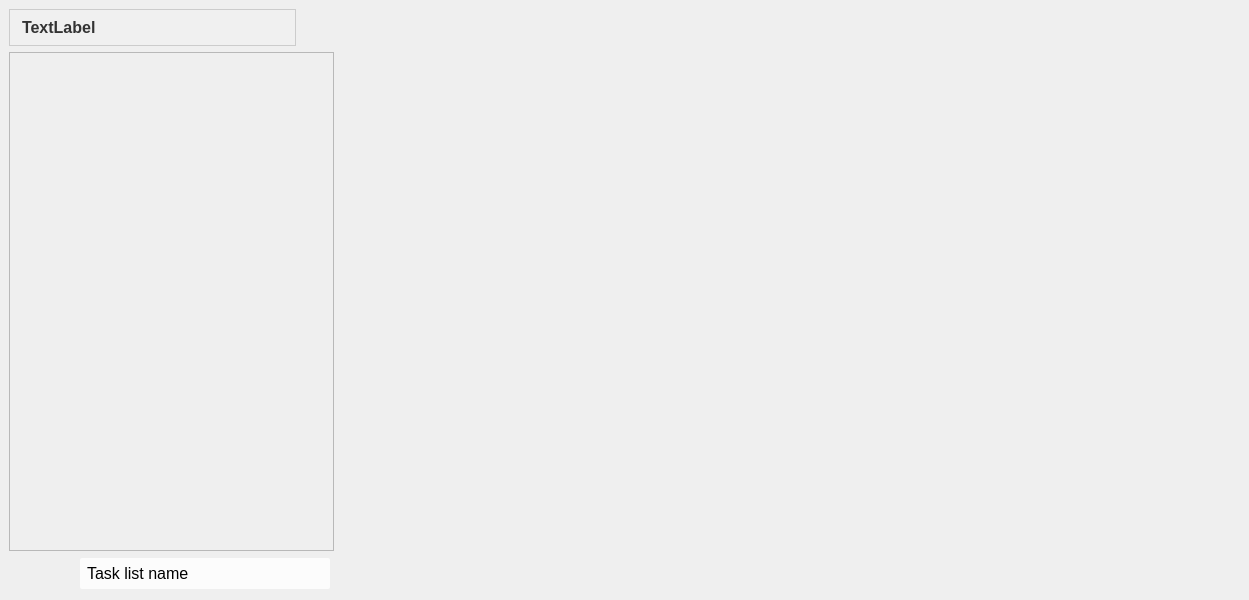
<?xml version="1.0" encoding="UTF-8"?>
<ui version="4.0">
 <class>MainWindow</class>
 <widget class="QMainWindow" name="MainWindow">
  <property name="geometry">
   <rect>
    <x>0</x>
    <y>0</y>
    <width>1202</width>
    <height>600</height>
   </rect>
  </property>
  <property name="windowTitle">
   <string>MainWindow</string>
  </property>
  <property name="windowIcon">
   <iconset resource="im.qrc">
    <normaloff>:/images/logo.png</normaloff>:/images/logo.png</iconset>
  </property>
  <widget class="QWidget" name="centralwidget">
   <layout class="QHBoxLayout" name="horizontalLayout_2">
    <item>
     <layout class="QVBoxLayout" name="verticalLayout">
      <property name="sizeConstraint">
       <enum>QLayout::SetDefaultConstraint</enum>
      </property>
      <item>
       <layout class="QHBoxLayout" name="horizontalLayout_3">
        <item>
         <widget class="QLabel" name="label">
          <property name="styleSheet">
           <string notr="true">QLabel {
    background-color: #f0f0f0; /* Background color */
    color: #333333; /* Text color */
    border: 1px solid #cccccc; /* Border with light gray color */
    padding: 8px; /* Padding inside the label */
    font-size: 16px; /* Font size */
    font-weight: bold; /* Bold text */
    text-align: center; /* Text alignment */
}

QLabel:hover {
    background-color: #e0e0e0; /* Darker background color on hover */
}

QLabel::disabled {
    background-color: #f5f5f5; /* Lighter background color when disabled */
    color: #999999; /* Lighter text color when disabled */
    border: 1px solid #dddddd; /* Lighter border when disabled */
}
</string>
          </property>
          <property name="text">
           <string>TextLabel</string>
          </property>
         </widget>
        </item>
        <item>
         <widget class="QPushButton" name="pushButton">
          <property name="minimumSize">
           <size>
            <width>32</width>
            <height>32</height>
           </size>
          </property>
          <property name="maximumSize">
           <size>
            <width>32</width>
            <height>32</height>
           </size>
          </property>
          <property name="styleSheet">
           <string notr="true">QPushButton {
    background-color:rgba(255, 255, 255, 0); /* Sets the background color */
    color: white; /* Sets the text color */
    border-radius: 2px; /* Rounds the corners */
    padding: 9px; /* Adds padding */
    font-size: 14px; /* Sets the font size */
}

QPushButton:hover {
    background-color: rgba(255, 255, 255, 150); /* Changes background color on hover */
}
</string>
          </property>
          <property name="text">
           <string/>
          </property>
          <property name="icon">
           <iconset resource="im.qrc">
            <normaloff>:/images/logout.png</normaloff>:/images/logout.png</iconset>
          </property>
          <property name="iconSize">
           <size>
            <width>30</width>
            <height>30</height>
           </size>
          </property>
         </widget>
        </item>
       </layout>
      </item>
      <item>
       <widget class="QScrollArea" name="scrollArea">
        <property name="minimumSize">
         <size>
          <width>325</width>
          <height>0</height>
         </size>
        </property>
        <property name="maximumSize">
         <size>
          <width>300</width>
          <height>16777215</height>
         </size>
        </property>
        <property name="widgetResizable">
         <bool>true</bool>
        </property>
        <widget class="QWidget" name="scrollAreaWidgetContents">
         <property name="geometry">
          <rect>
           <x>0</x>
           <y>0</y>
           <width>323</width>
           <height>477</height>
          </rect>
         </property>
        </widget>
       </widget>
      </item>
      <item>
       <layout class="QHBoxLayout" name="horizontalLayout">
        <property name="sizeConstraint">
         <enum>QLayout::SetDefaultConstraint</enum>
        </property>
        <item>
         <widget class="QPushButton" name="pushButton_2">
          <property name="sizePolicy">
           <sizepolicy hsizetype="Fixed" vsizetype="Fixed">
            <horstretch>0</horstretch>
            <verstretch>0</verstretch>
           </sizepolicy>
          </property>
          <property name="styleSheet">
           <string notr="true">QPushButton {
    background-color:rgba(255, 255, 255, 0); /* Sets the background color */
    color: white; /* Sets the text color */
    border-radius: 2px; /* Rounds the corners */
    padding: 9px; /* Adds padding */
    font-size: 14px; /* Sets the font size */
}

QPushButton:hover {
    background-color: rgba(255, 255, 255, 150); /* Changes background color on hover */
}
</string>
          </property>
          <property name="text">
           <string/>
          </property>
          <property name="icon">
           <iconset resource="im.qrc">
            <normaloff>:/images/plus.png</normaloff>:/images/plus.png</iconset>
          </property>
          <property name="iconSize">
           <size>
            <width>20</width>
            <height>20</height>
           </size>
          </property>
         </widget>
        </item>
        <item>
         <widget class="QLineEdit" name="lineEdit">
          <property name="minimumSize">
           <size>
            <width>250</width>
            <height>0</height>
           </size>
          </property>
          <property name="maximumSize">
           <size>
            <width>225</width>
            <height>16777215</height>
           </size>
          </property>
          <property name="styleSheet">
           <string notr="true">QLineEdit {
    background-color:rgba(255, 255, 255, 200); /* Sets the background color */
    color: black; /* Sets the text color */
    border-radius: 2px; /* Rounds the corners */
    padding: 5px; /* Adds padding */
    font-size: 16px; /* Sets the font size */
}

QLineEdit:hover {
    background-color: rgba(255, 255, 255, 255); /* Changes background color on hover */
}
</string>
          </property>
          <property name="text">
           <string>Task list name</string>
          </property>
         </widget>
        </item>
       </layout>
      </item>
     </layout>
    </item>
    <item>
     <widget class="QStackedWidget" name="stackedWidget">
      <property name="sizePolicy">
       <sizepolicy hsizetype="Preferred" vsizetype="Preferred">
        <horstretch>0</horstretch>
        <verstretch>0</verstretch>
       </sizepolicy>
      </property>
      <property name="minimumSize">
       <size>
        <width>900</width>
        <height>0</height>
       </size>
      </property>
      <widget class="QWidget" name="page"/>
      <widget class="QWidget" name="page_2"/>
     </widget>
    </item>
   </layout>
  </widget>
  <widget class="QMenuBar" name="menubar">
   <property name="geometry">
    <rect>
     <x>0</x>
     <y>0</y>
     <width>1202</width>
     <height>17</height>
    </rect>
   </property>
  </widget>
 </widget>
 <resources>
  <include location="im.qrc"/>
 </resources>
 <connections/>
</ui>
